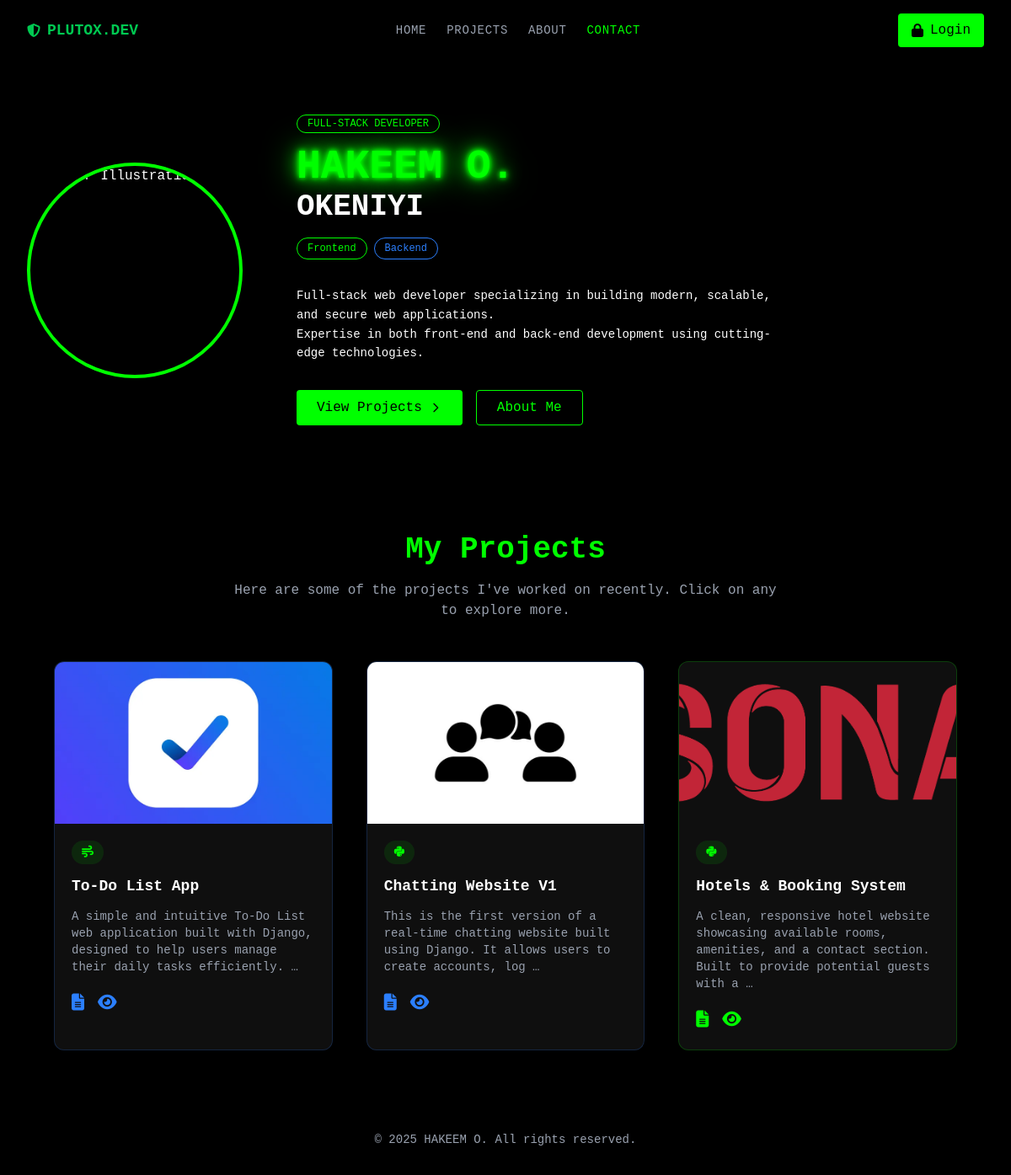
The page / on the database its author committed.
### core/models.py (models this page shows, shortened)
class Project(models.Model):
    title = models.CharField(max_length=255)
    description = models.TextField()
    slug = models.SlugField(unique=True, blank=True)
    tech_stack = MultiSelectField(choices=TECH_CHOICES, blank=True)
    category = models.CharField(max_length=20, choices=CATEGORY_CHOICES)
    skills = models.ManyToManyField(Skill, blank=True)
    icon = models.CharField(max_length=50, choices=ICON_CHOICES, default="fa-solid fa-code")
    color = models.CharField(max_length=10, choices=COLOR_CHOICES)
    shadow = models.CharField(max_length=10, choices=SHADOW_CHOICES)
    image = models.ImageField(upload_to='projects/', null=True, blank=True)
    demo_link = models.URLField(blank=True, null=True)
    github_link = models.URLField(blank=True, null=True)
    live_link = models.URLField(blank=True,  null=True)
    created_at = models.DateTimeField(auto_now_add=True)
    class Meta:
        ordering = ['-created_at']
    def get_tag_color(self):
        return {
            'green': 'text-[#00FF00]',
            'blue': 'text-blue-500',
            'red': 'text-red-500',
        }.get(self.color, 'text-white')
    def get_border_color(self):
        return {
            'green': 'border-[#00FF00]/20',
            'blue': 'border-blue-500/20',
            'red': 'border-red-500/20',
        }.get(self.color, 'border-white/20')
    def get_shadow_class(self):
        return {
            'green': 'hover:shadow-[0_0_20px_#00FF00]',
            'blue': 'hover:shadow-[0_0_20px_#3b82f6]',
            'red': 'hover:shadow-[0_0_20px_#ef4444]',
        }.get(self.shadow, '')

### core/views.py (the view)
def home(request):
    projects = Project.objects.all().order_by('-created_at')[:3]
    return render(request, 'core/index.html', {'projects': projects})

### templates/core/index.html
{% extends "base.html" %}
{% block main %}
<main class="flex flex-col lg:flex-row items-center px-8 py-16 space-y-10 lg:space-y-0 lg:space-x-16">
  <div class="flex-shrink-0">
    <img src="https://img.freepik.com/free-vector/hand-drawn-nft-style-ape-illustration_23-2149622021.jpg"
      alt=" Avatar Illustration" class="w-64 h-64 rounded-full border-4 border-[#00FF00]"
      loading="lazy" />
  </div>
  <div class="flex flex-col text-left max-w-xl">
    <span
      class="border border-[#00FF00] text-[#00FF00] px-3 py-0.5 text-xs mb-4 rounded-full self-start text-center w-max">FULL-STACK
      DEVELOPER</span>
    <h1 class="font-bold">
      <span class="neon-text text-5xl block">HAKEEM O.</span>
      <span class="text-white text-4xl block mt-1">OKENIYI</span>
    </h1>
    <div class="flex flex-wrap space-x-2 mt-4">
      <span
        class="border border-[#00FF00] text-[#00FF00] px-3 py-1 rounded-full text-xs flex items-center mb-2">Frontend</span>
      <span
        class="border border-blue-500 text-blue-500 px-3 py-1 rounded-full text-xs flex items-center mb-2">Backend</span>
    </div>
    <p class="mt-6 text-sm leading-relaxed">
      Full-stack web developer specializing in building modern, scalable,
      and secure web applications.<br />
      Expertise in both front-end and back-end development using
      cutting-edge technologies.
    </p>
    <div class="flex flex-wrap space-x-4 mt-8">
      <a href="{% url "projects" %}"
        class="flex items-center bg-[#00FF00] text-black px-6 py-2 rounded hover:bg-green-400 transition">View
        Projects
        <svg xmlns="http://www.w3.org/2000/svg" class="h-4 w-4 ml-2" fill="none" viewBox="0 0 24 24"
          stroke="currentColor">
          <path stroke-linecap="round" stroke-linejoin="round" stroke-width="2" d="M9 5l7 7-7 7" />
        </svg>
      </a>
      <a href="{% url "about" %}"
        class="border border-[#00FF00] text-[#00FF00] px-6 py-2 rounded hover:bg-[#00FF00] hover:text-black transition">About
        Me</a>
    </div>
  </div>
</main>
<section id="projects" class="bg-black py-16 px-6 md:px-16">
  <div class="text-center mb-12">
    <h2 class="text-4xl font-bold text-[#00FF00]">My Projects</h2>
    <p class="text-gray-400 mt-4 max-w-2xl mx-auto">
      Here are some of the projects I've worked on recently. Click on any to
      explore more.
    </p>
  </div>
  <div class="grid grid-cols-1 sm:grid-cols-2 md:grid-cols-3 gap-10">
    {% for project in projects %}
    <div
    class="bg-[#0f0f0f] border {{ project.get_border_color }}  rounded-xl overflow-hidden shadow-md transition duration-300 {{ project.get_shadow_class }}">
    <img src="{{project.image.url}}" alt="{{project.title}}" class="w-full h-48 object-cover" />
    <div class="p-5 space-y-3">
      <span class="inline-block bg-[#00FF00]/10 text-[#00FF00] text-sm font-medium px-3 py-1 rounded-full">
       <p class="{{ project.icon|safe }}"></p>
      </span>
      <h3 class="text-lg font-bold text-{{ project.get_tag_color }}">{{ project.title }}
      </h3>
      <p class="text-gray-400 text-sm">
        {{ project.description| truncatewords:20 }}
      </p>
      <div class="flex items-center gap-4 pt-2  {{ project.get_tag_color }} text-xl">
        <a href="{% url 'project_detail' project.slug %}" class="hover:text-white"><i class="fas fa-file-alt"></i></a>
        <a href="{% url 'project_detail' project.slug %}" class="hover:text-white"><i class="fas fa-eye"></i></a>
      </div>
    </div>
  </div>
  {% endfor %}
  </div>
</section>
{% endblock main %}

### templates/base.html (style rules this page uses)
.neon-text { color: #00ff00; text-shadow: 0 0 5px #00ff00, 0 0 10px #00ff00, 0 0 20px #00ff00, 0 0 40px #00ff00; }

### rows shown on the page
Project: image (picture), title "To-Do List App", description "A simple and intuitive To-Do List web application built with Django, designed to help users manage their daily tasks efficiently. …"
Project: image (picture), title "Chatting Website V1", description "This is the first version of a real-time chatting website built using Django. It allows users to create accounts, log …"
Project: image (picture), title "Hotels & Booking System", description "A clean, responsive hotel website showcasing available rooms, amenities, and a contact section. Built to provide potential guests with a …"
